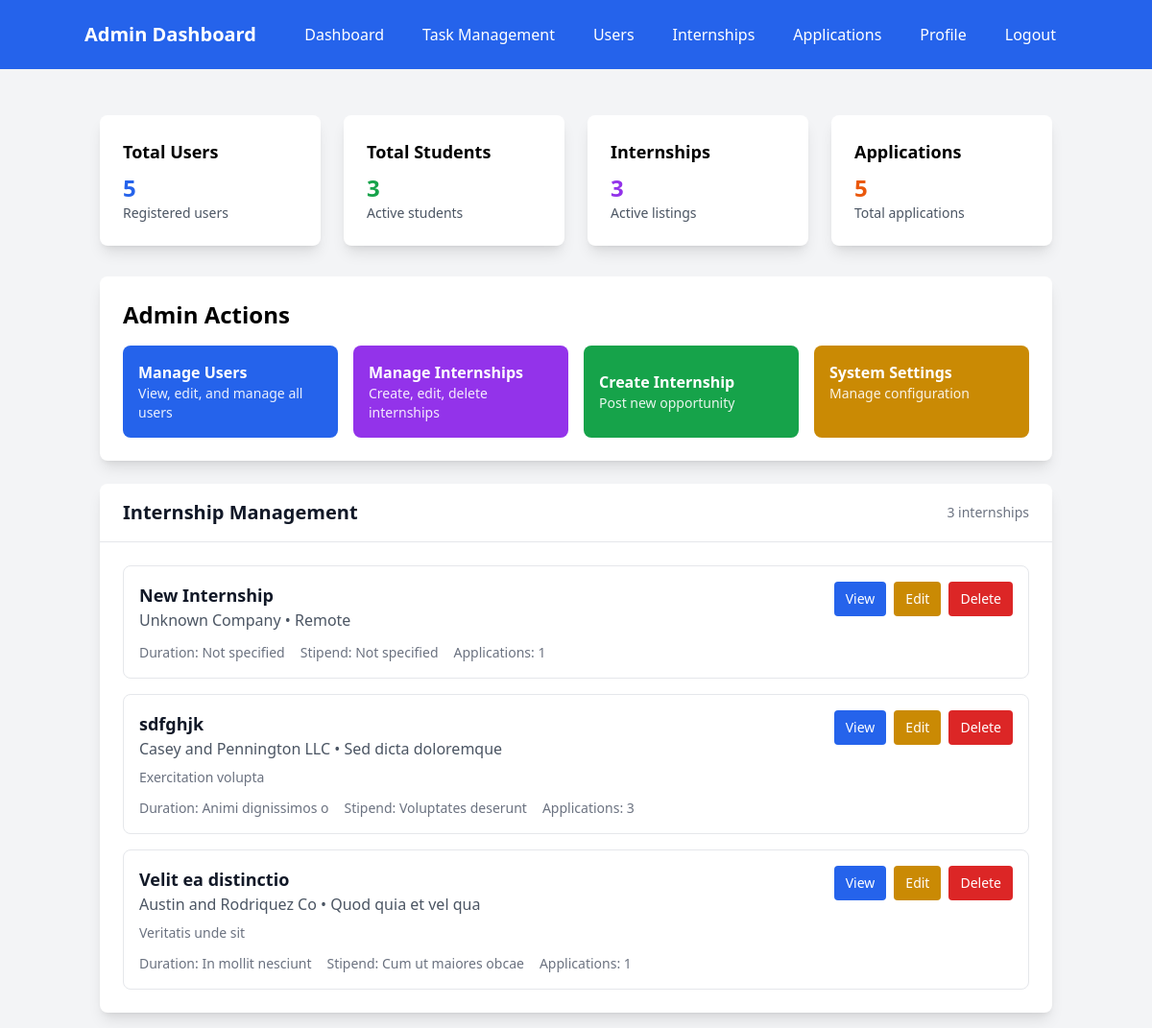
Page /dashboard (signed in) on the earlier database version.
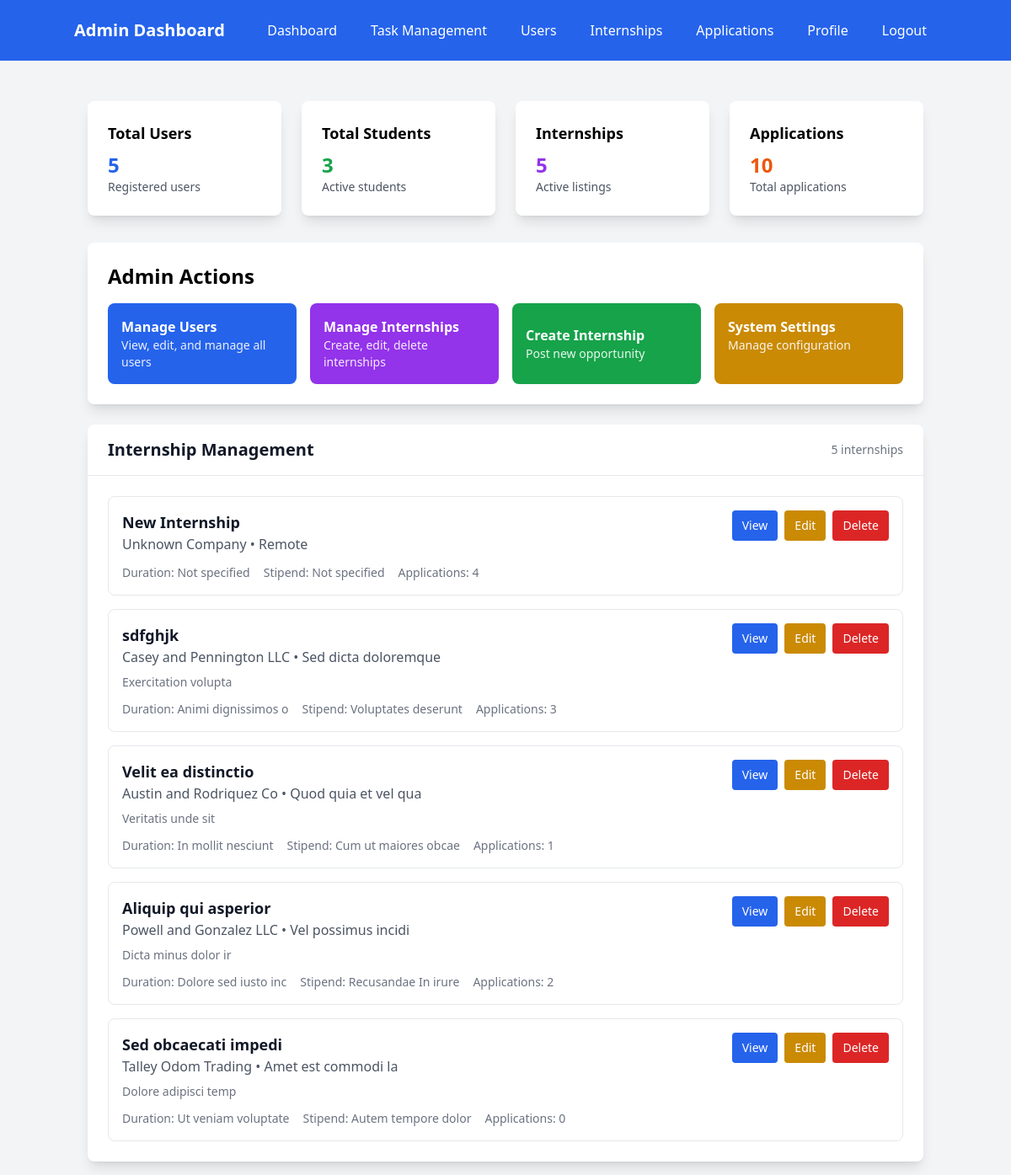
Same page on the later database version.
### models.py (models this page shows)
class Internship(Base):
    __tablename__ = "internships"
    id = Column(Integer, primary_key=True, index=True)
    title = Column(String(255), nullable=False)
    description = Column(Text)
    company = Column(String(255), nullable=False)
    location = Column(String(255))
    duration = Column(String(100))
    stipend = Column(String(100))
    requirements = Column(Text)
    created_by = Column(Integer, ForeignKey("users.id"))
    created_at = Column(DateTime(timezone=True), server_default=func.now())
    is_active = Column(Boolean, default=True)
    deadline = Column(DateTime(timezone=True))
    creator = relationship("User", back_populates="created_internships")
    applications = relationship("InternshipApplication", back_populates="internship")
    tasks = relationship("Task", back_populates="internship")
    feedback = relationship("Feedback", back_populates="internship")

### app.py (the view)
@app.get("/dashboard", response_class=HTMLResponse)
async def dashboard(request: Request, db: Session = Depends(get_db)):
    try:
        user = await get_current_user_from_cookie(request, db)
        logger.info(f"🎯 Dashboard access - User: {user.email}, Role: {user.role}")
        if user.role == "student":
            internships = crud.get_internships(db)
            applications = crud.get_applications_by_student(db, user.id)
            tasks = crud.get_tasks_by_student(db, user.id)
            return templates.TemplateResponse("dashboard_student.html", {
                "request": request,
                "user": user,
                "internships": internships,
                "applications": applications,
                "tasks": tasks
            })
        elif user.role == "admin":
            internships = crud.get_internships(db)
            try:
                stats = crud.get_system_stats(db)
            except Exception as e:
                logger.warning(f"⚠️ Could not get system stats: {e}")
                stats = {
                    "total_users": 0,
                    "total_students": 0,
                    "total_admins": 0,
                    "total_mentors": 0,
                    "total_internships": 0,
                    "total_applications": 0,
                    "total_tasks": 0
                }
            return templates.TemplateResponse("dashboard_admin.html", {
                "request": request,
                "user": user,
                "internships": internships,
                "stats": stats
            })
        elif user.role == "mentor":
            internships = crud.get_internships(db)
            mentor_internships = crud.get_internships_by_mentor(db, user.id)
            mentor_applications = crud.get_applications_for_mentor(db, user.id)
            return templates.TemplateResponse("dashboard_mentor.html", {
                "request": request,
                "user": user,
                "internships": internships,
                "mentor_internships": mentor_internships,
                "mentor_applications": mentor_applications
            })
        else:
            logger.error(f"❌ Unknown role: {user.role}")
            return RedirectResponse("/login?error=Unknown+user+role")
    except HTTPException as e:
        if e.status_code == 307:  # Temporary redirect
            return RedirectResponse("/login")
        raise e
    except Exception as e:
        logger.error(f"💥 Dashboard error: {e}")
        response = RedirectResponse("/login")
        response.delete_cookie("access_token")
        return response

### templates/dashboard_admin.html (shortened to what the changed rows need)
<!DOCTYPE html>
<html>
<head>
    <script src="https://cdn.tailwindcss.com"></script>
</head>
<body class="bg-gray-100">
<nav class="bg-blue-600 text-white p-4">
    <div class="container mx-auto flex justify-between items-center">
        <h1 class="text-xl font-bold">Admin Dashboard</h1>
    </div>
</nav>
    <div class="container mx-auto mt-8 p-4">
        <div class="grid grid-cols-1 md:grid-cols-4 gap-6 mb-8">
            <div class="bg-white p-6 rounded-lg shadow-lg">
                <h3 class="text-lg font-semibold mb-2">Internships</h3>
                <p class="text-2xl font-bold text-purple-600">{{ stats.total_internships }}</p>
                <p class="text-sm text-gray-600">Active listings</p>
            </div>
            <div class="bg-white p-6 rounded-lg shadow-lg">
                <h3 class="text-lg font-semibold mb-2">Applications</h3>
                <p class="text-2xl font-bold text-orange-600">{{ stats.total_applications }}</p>
                <p class="text-sm text-gray-600">Total applications</p>
            </div>
        </div>
        <div class="bg-white rounded-lg shadow-lg p-6 mb-6">
            <h2 class="text-2xl font-bold mb-4">Admin Actions</h2>
        </div>
        <div class="bg-white rounded-lg shadow-lg">
            <div class="px-6 py-4 border-b border-gray-200 flex justify-between items-center">
                <h2 class="text-xl font-semibold text-gray-900">Internship Management</h2>
                <span class="text-sm text-gray-500">{{ internships|length }} internships</span>
            </div>
            <div class="p-6">
                {% if internships %}
                <div class="space-y-4">
                    {% for internship in internships %}
                    <div class="border border-gray-200 rounded-lg p-4 hover:shadow-md transition">
                        <div class="flex justify-between items-start">
                            <div class="flex-1">
                                <h3 class="text-lg font-semibold text-gray-900">{{ internship.title }}</h3>
                                <p class="text-gray-600">{{ internship.company }} • {{ internship.location or 'Remote' }}</p>
                                <p class="text-sm text-gray-500 mt-2">{{ internship.description[:120] }}{% if internship.description|length > 120 %}...{% endif %}</p>
                                <div class="flex items-center mt-3 space-x-4 text-sm text-gray-500">
                                    <span>Duration: {{ internship.duration or 'Not specified' }}</span>
                                    <span>Stipend: {{ internship.stipend or 'Not specified' }}</span>
                                    <span>Applications: {{ internship.applications|length if internship.applications else 0 }}</span>
                                </div>
                            </div>
                            <div class="flex space-x-2 ml-4">
                                <button onclick="viewInternship({{ internship.id }})"
                                    class="bg-blue-600 text-white px-3 py-2 rounded text-sm hover:bg-blue-700 transition">
                                    View
                                </button>
                                <button onclick="editInternship({{ internship.id }})"
                                    class="bg-yellow-600 text-white px-3 py-2 rounded text-sm hover:bg-yellow-700 transition">
                                    Edit
                                </button>
                                <button onclick="deleteInternship({{ internship.id }})"
                                    class="bg-red-600 text-white px-3 py-2 rounded text-sm hover:bg-red-700 transition">
                                    Delete
                                </button>
                            </div>
                        </div>
                    </div>
                    {% endfor %}
                </div>
                {% endif %}
            </div>
        </div>
    </div>
</body>
</html>

Differences in the rows shown:
computed for Internship "New Internship": applications|length "1" → "4"
added Internship: title "Aliquip qui asperior", company "Powell and Gonzalez LLC", location "Vel possimus incidi", description "Dicta minus dolor ir", duration "Dolore sed iusto inc", stipend "Recusandae In irure", applications|length "2"
added Internship: title "Sed obcaecati impedi", company "Talley Odom Trading", location "Amet est commodi la", description "Dolore adipisci temp", duration "Ut veniam voluptate", stipend "Autem tempore dolor", applications|length "0"
Other differences:
{{ stats.total_internships }}: "3" → "5"
{{ stats.total_applications }}: "5" → "10"
{{ internships|length }}: "3" → "5"
